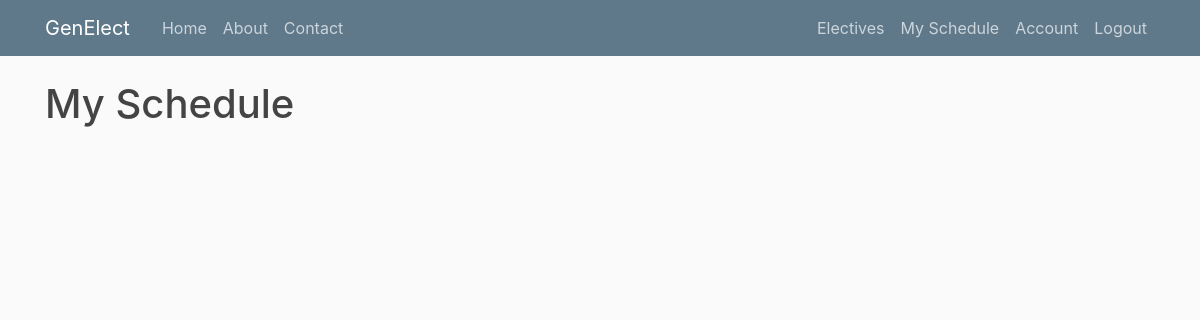
The app's page /schedule (signed in), older data.
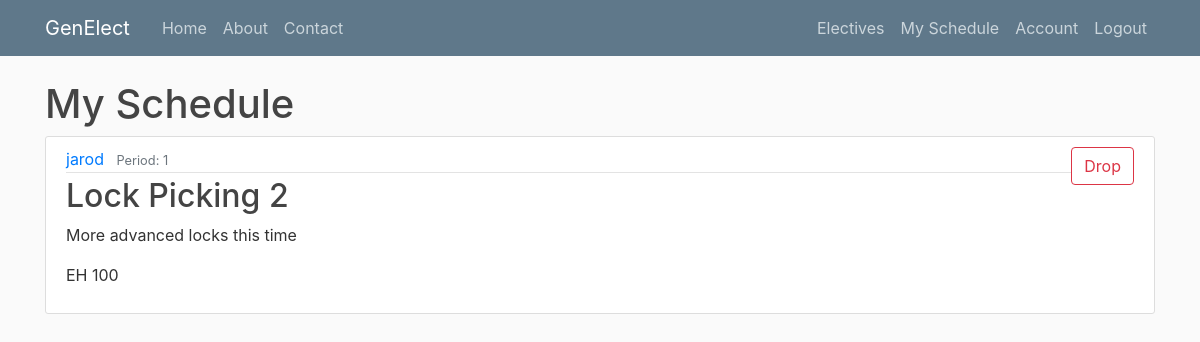
The same page, newer data.
### genElect/models.py (models this page shows)
class Base(db.Model):
    __abstract__ = True
    id = db.Column(db.Integer, primary_key=True, autoincrement=True)
    date_created = db.Column(db.DateTime, default=db.func.current_timestamp())
    date_modified = db.Column(db.DateTime, default=db.func.current_timestamp(),
            onupdate=db.func.current_timestamp())

class Offerings(Base):
    __tablename__ = 'offerings'
    day = db.Column(db.Date)
    period_start = db.Column(db.Integer)
    period_length = db.Column(db.Integer)
    building = db.Column(db.String(100))
    room = db.Column(db.String(100))
    instructor = db.Column(db.String(100))
    current_count = db.Column(db.Integer)
    capacity = db.Column(db.Integer)
    elective_id = db.Column(db.Integer, db.ForeignKey('electives.id'), nullable=False)
    registrations = db.relationship('Registrations', backref='offering', lazy=True)

class Electives(Base):
    __tablename__ = 'electives'
    name = db.Column(db.String(100))
    description = db.Column(db.String(500))
    prerequisites = db.relationship('Prerequisites', backref='elective', lazy=True)
    offerings = db.relationship('Offerings', backref='elective', lazy=True)
    completed_users = db.relationship('Completions', backref='elective', lazy=True)

### genElect/__init__.py (the view)
@app.route("/schedule") #FOR STUDENT USE
def schedule():
    if current_user.is_authenticated:
        registrations = current_user.registrations #grab all user registrations
        registered = [] #to build out registered offerings
        for registration in registrations:
            if registration.offering.period_start == 1:
                registered.append(registration.offering)
        for registration in registrations:
            if registration.offering.period_start == 2:
                registered.append(registration.offering)
        for registration in registrations:
            if registration.offering.period_start == 3:
                registered.append(registration.offering)
        return render_template('schedule.html', registered=registered)
    else:
        flash("Please login first", 'info')
        return redirect(url_for('login'))

### genElect/__init__.py (called while the page is built)
@login_manager.user_loader
def load_user(user_id):
    return Users.query.get(int(user_id))

### genElect/templates/schedule.html
{% extends "layout.html" %}
{% block content %}
<h1>My Schedule</h1>
    {% for offering in registered %}
        <article class="media content-section">
          <div class="media-body">
            <div class="article-metadata">
              <a class="mr-2" href="#">{{offering.instructor}}</a>
              <small class="text-muted">Period: {{ offering.period_start }}</small>
            </div>
            <h2><a class="article-title" href="#">{{ offering.elective.name }}</a></h2>
            <p class="article-content">{{ offering.elective.description }}</p>
            <p class="article-content">{{ offering.building }} {{ offering.room }}</p>
          </div>
          <div class="form-group">
            <button type="button" onclick="window.location.href = '/drop/{{offering.id}}'" class="btn btn-outline-danger">Drop</button>
        </div>
        </article>
    {% endfor %}
{% endblock content %}

Row changes from the older to the newer data that the page shows:
added Offerings: instructor "jarod", period_start "1", elective.name "Lock Picking 2", elective.description "More advanced locks this time", building "EH", room "100"
